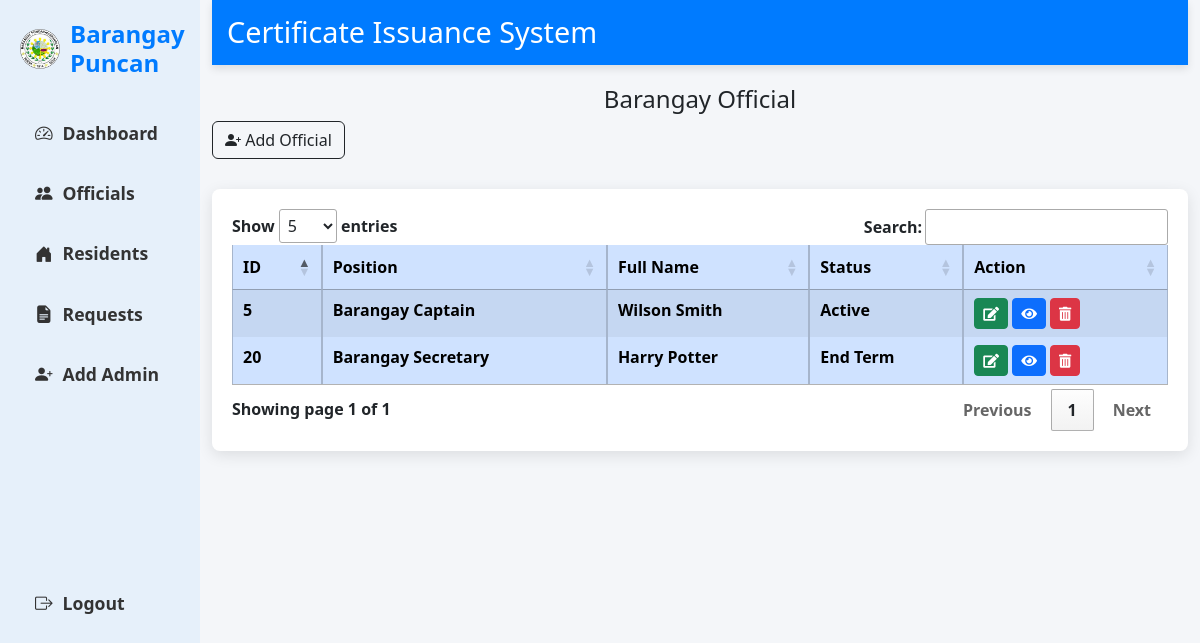
The page /admin/official.php (signed in) on the database its author committed.
### tables this page shows
CREATE TABLE `officials` (
  `id` int(11) NOT NULL,
  `fullname` varchar(255) NOT NULL,
  `position` varchar(100) NOT NULL,
  `contact` varchar(15) DEFAULT NULL,
  `term_start` date DEFAULT NULL,
  `term_end` date DEFAULT NULL,
  `status` enum('Active','End Term') DEFAULT 'Active',
  `is_signatory` enum('active','inactive') DEFAULT 'active'
);

### admin/official.php (the view, shortened to what this page needs)
<?php
include "includes/header.php";
include "includes/sidebar.php";
$currentDate = date('Y-m-d');
$updateStatusQuery = "UPDATE officials SET status = 'End Term' WHERE term_end < '$currentDate' AND status = 'Active'";
mysqli_query($conn, $updateStatusQuery);
?>
<div class="col-md-10">
    <nav class="navbar">
        <h4>Certificate Issuance System</h4>
    </nav>
    <link rel="stylesheet" href="https://cdnjs.cloudflare.com/ajax/libs/font-awesome/5.15.4/css/all.min.css">
    <h4 class="text-center">Barangay Official</h4>
    <button type="button" class="btn btn-outline-dark" title="Click to add new" data-bs-toggle="modal" data-bs-target="#insertdata"><i class="bi bi-person-plus-fill"></i> Add Official</button>
    <div class="container content-wrapper">
        <div class="card-body">
    <table id="officialsTable" class="table table-bordered table-striped table-primary table-sm">
        <thead>
            <tr>
                <th>ID</th>
                <th>Position</th>
                <th>Full Name</th>
                <th>Status</th>
                <th>Action</th>
            </tr>
        </thead>
        <tbody id="showData">
            <?php
            $sql = "SELECT id, fullname, position, status FROM officials";
            $result = mysqli_query($conn, $sql);
            while ($row = mysqli_fetch_array($result)) {
            ?>
                <tr>
                    <td class="user_id"><?php echo $row['id']; ?></td>
                    <td><?php echo $row['position']; ?></td>
                    <td><?php echo $row['fullname']; ?></td>
                    <td><?php echo $row['status'] == 'End Term' ? 'End Term' : 'Active'; ?></td>
                    <td>
                        <a href="#" class="btn btn-success btn-sm fs-10 edit_data" title="Edit Details"><i class="fas fa-edit"></i></a>
                        <a href="#" class="btn btn-primary btn-sm fs-10 view_data" title="View Details"><i class="fas fa-eye"></i></a>
                        <a href="#" class="btn btn-danger btn-sm fs-10" title="Delete Details"
                            data-id="<?php echo $row['id']; ?>"
                            onclick="confirmDelete(this);">
                            <i class="fas fa-trash-alt"></i>
                        </a>
                    </td>
                </tr>
            <?php
            }
            ?>
        </tbody>
    </table>
</div>
    </div>
</div>
<?php include "includes/footer.php"; ?>

### src/admin.css (style rules this page uses)
body { background-color: #f4f6f9; font-family: 'Segoe UI', Tahoma, Geneva, Verdana, sans-serif; font-weight: 600; }
.content-wrapper { background-color: #ffffff; border-radius: 8px; padding: 20px; margin-top: 30px; box-shadow: 0px 4px 15px rgba(0, 0, 0, 0.1); }
.navbar { background-color: #007bff; padding: 15px; color: #fff; box-shadow: 0 4px 8px rgba(0, 0, 0, 0.1); margin-bottom: 20px; }
.navbar h4 { margin: 0; font-size: 1.8rem; font-weight: 500; }

### rows shown on the page
officials: id "5", position "Barangay Captain", fullname "Wilson Smith", status "Active"
officials: id "20", position "Barangay Secretary", fullname "Harry Potter", status "End Term"
